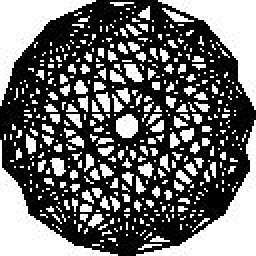
#> input picture test.jpg, 128 x 128 px, given in place of test-circle-frame-64.png, which was not available (shown 2 times larger)
$ python main.py
#> lines starting #> are read from the running program, lines starting #| are printed output that depends on the picture; pictures that were not available may be replaced by others from this repository, and a replacement may not be noted
### init.py
import numpy as np
import random
#import sys
#np.set_printoptions(threshold=sys.maxsize)
def initialize_population(num_induviduals: int, lines: int, pins: int):
    # N lines result in N+1 elements
    # Generate 2d numpy array with of containg induviduals of length lines+1
    population = np.random.randint(0, pins, size=(num_induviduals,lines+1))
    # Check if two consecutive elements are equal: if so generate new element till it is false
    for i in range(num_induviduals):
        for j in range(lines+1):
            while population[i][j] == population[i][j-1]:
                population[i][j] = random.randrange(pins)
    return population

#print(initialize_population(num_induviduals=3, lines=4, pins=5))

### fit.py
import numpy as np
from skimage.metrics import structural_similarity as ssim
from draw import draw_strings

def fit(population, image, pins_xy, line_color, line_thickness):

    fitness = np.zeros((len(population)), dtype=np.double)

    string_images = draw_strings(image.shape, pins_xy, population, line_color, line_thickness)

    for i, img in enumerate(string_images):
        fitness[i] = ssim(image, img)

    return fitness

### draw.py
import cv2 as cv
import numpy as np

def draw(individual, line_color, line_thickness, pins_xy, image_shape):

    string_image = np.full(image_shape, 255, dtype=np.uint8)
    for j in range(1, len(individual)): # posibly add back -1
        cv.line(string_image, pins_xy[individual[j-1]], pins_xy[individual[j]], color=line_color, thickness=line_thickness, lineType=cv.LINE_AA)
    return string_image


def draw_strings(image_shape, pins_xy, population, line_color, line_thickness):
    (w, h) = image_shape
    population_images = np.zeros(shape=(len(population), w, h), dtype=np.uint8)
    for i, individual in enumerate(population):
        population_images[i] = draw(individual, line_color, line_thickness, pins_xy, image_shape)

    return population_images

### crossover.py
import numpy as np
import sys


np.set_printoptions(threshold=sys.maxsize)
def crossover(population, top_ratio, bottom_ratio, mutation_rate, pins):
    num_induviduals, lines_plus_one = population.shape
    children = np.zeros((num_induviduals, lines_plus_one), dtype=np.int32)

    top_individuals = int(num_induviduals/top_ratio)
    random_bottom_sample = int(num_induviduals/bottom_ratio)

    # Find best induviduals and place in list
    population_top = population[:top_individuals]
    #print('population_top', population_top.shape)

    # Find worst induviduals
    population_bottom = population[top_individuals:]
    #print('population_bottom', population_bottom.shape)
    # Random sample of worst individuals
    random_indices = np.random.permutation(population_bottom.shape[0])
    random_indices = random_indices[:random_bottom_sample]
    #print('population_bottom.shape[0]', population_bottom.shape[0])
    bottom_sample = population_bottom[random_indices]
    #print('bottom_sample', bottom_sample.shape)

    population_final = np.concatenate((population_top, bottom_sample))
    #print('population', population_final.shape, population_final)

    pop_len = len(population_final)
    random_parents_num = np.random.permutation(pop_len)

    non_mutation_rate = (1-mutation_rate)/2


    for i in range(0, num_induviduals, 2):
        par_one = population_final[random_parents_num[i%pop_len]]
        par_two = population_final[random_parents_num[i%pop_len+1]]
        mutation_pins = np.random.randint(0, pins, size=lines_plus_one)
        for j in range(lines_plus_one):
            children[i][j] = np.random.choice([par_one[j], par_two[j], par_one[j]-1], p=[non_mutation_rate, non_mutation_rate, mutation_rate])
            children[i+1][j] = np.random.choice([par_one[j], par_two[j], par_two[j]-1], p=[non_mutation_rate, non_mutation_rate, mutation_rate])


    #print('children', children.shape, children)
    #print(len(population_final))
    #print(num_induviduals)
    return children

### selection.py
import numpy as np

'''
pins = 256
num_induviduals = 1024
lines = 12
population1 = np.random.randint(0, pins, size=(num_induviduals,lines+1))
population2 = np.random.randint(0, pins, size=(num_induviduals,lines+1))
population1_fit = np.random.rand(1,num_induviduals)
population2_fit = np.random.rand(1,num_induviduals)
'''

def selection(population_one, population_two, population_one_fitness, population_two_fitness):

    top_individuals = int(population_one.shape[0]/2)
    random_bottom_sample = int(population_one.shape[0]/2)

# Combine parent and child generations
    population_start = np.concatenate((population_one, population_two))
    #print('population_start', population_start.shape)
    population_start_fitness = np.concatenate((population_one_fitness, population_two_fitness), axis=None)
    #print('population_start_fitness', population_start_fitness)
    #population_start = population_two
    #population_start_fitness = population_two_fitness

    # find index of best fitnesses
    sort_index = population_start_fitness.argsort()
    #print('sort_index', sort_index.shape)

# Sorting from best to worst for total population(Decending order)
    population_sorted = population_start[sort_index[::-1]]
    #print('population_sorted',population_sorted.shape)
    fitness_sorted = population_start_fitness[sort_index[::-1]]
    #print('fitness_sorted', fitness_sorted.shape, fitness_sorted)

# Find best induviduals and place in list
    population_top = population_sorted[:top_individuals]
    #print('population_top', population_top.shape)
    fitness_top = fitness_sorted[:top_individuals]
    #print('fitness_top', fitness_top.shape)

# Find worst induviduals
    population_bottom = population_sorted[top_individuals:]
    #print('population_bottom', population_bottom.shape)
# Random sample of worst individuals
    random_indices = np.random.permutation(population_bottom.shape[0])
    random_indices = random_indices[:random_bottom_sample]
    #print('random indices',  random_indices)
    population_bottom_sample = population_bottom[random_indices]
    #print('population_bottom_sample', population_bottom_sample.shape)
    fitness_bottom = fitness_sorted[top_individuals:]
    #print('fitness_bottom', fitness_bottom.shape)
    fitness_bottom_sample = fitness_bottom[random_indices]
    #print('fitness_bottom_sample', fitness_bottom_sample.shape)

# Combine and return
    fitness_final = np.concatenate((fitness_top, fitness_bottom_sample))
    #print('fitness_final', fitness_final.shape)
    population_final = np.concatenate((population_top, population_bottom_sample))
    #print('population', population_final.shape)
    return population_final, fitness_final

### main.py
from crossover import crossover
from init import initialize_population
import cv2 as cv
from fit import fit
from selection import selection
from draw import draw
import numpy as np
import sys
import time
import math
import imageio

def main():
    np.set_printoptions(threshold=sys.maxsize)


    # NUM_INDUVIDUALS MUST BE power of two
    epoch = 16
    num_individual = 256
    lines = 80
    pins = 96
    top_ratio = 4
    bottom_ratio = 16
    mutation_rate = 0.125
    image_path = 'img/test-circle-frame-64.png'
    out_path_gif = 'C:/Users/jonrodtang/code/cogito/String-Art/out/outgif.gif'
    out_path_png = 'out/out.png'
    first_path_png = 'out/first.png'
    line_thickness = 1
    line_color = (0,0,0)
    gamma = 0.5
    gain = 0.5

    image = cv.imread(image_path)
#> image is the input picture: shape (128, 128, 3); min 0, max 255, mean 108
    contrast_image = np.zeros(image.shape, image.dtype)
    alpha = 3
    beta = 99
    image = cv.convertScaleAbs(image, alpha=alpha, beta=beta)
    image = cv.cvtColor(image, cv.COLOR_RGB2GRAY)
#> image: shape (128, 128)
    cv.imwrite('out/gray.png', image)
    w, h = image.shape
#> w = 128; h = 128
    r = h/2
#> r = 64
    pins_xy = np.zeros(pins, dtype=np.dtype((np.int32, 2)))
    for i in range(pins):
        rad = (i / pins) * 2 * math.pi
        x = (w-1) / 2 + math.cos(rad) * r
        y = (h-1) / 2 + math.sin(rad) * r
        pins_xy[i] = (x,y)

    extra_frames = epoch//2
    images = [0] * epoch


    first_fitness = 0
    print(f'Total epochs:{epoch}')
    print('Epoch:1')
    start_time = time.time()

    init_pop = initialize_population(num_individual, lines, pins)
    fitness_of_pop_init = fit(init_pop, image, pins_xy, line_color, line_thickness)
#> in fit, `fitness = np.zeros((len(population)), dtype=np.double)`: fitness = 256 values from 0 to 0
#> after the loop in fit, `for i, img in enumerate(string_images):`: fitness = 256 values, max 0.173 at index 65, min 0.121 at index 79, mean 0.147
#> fitness_of_pop_init has the same summary as fitness in fit
    first_fitness = fitness_of_pop_init[0]
#> first_fitness = 0.15

    child_gen = crossover(init_pop, top_ratio, bottom_ratio, mutation_rate, pins)
#> in crossover, `pop_len = len(population_final)`: pop_len = 80
#> in crossover, `random_parents_num = np.random.permutation(pop_len)`: random_parents_num = 80 values, max 79 at index 21, min 0 at index 59, mean 39.5
#> after the loop in crossover, `for i in range(0, num_induviduals, 2):`:
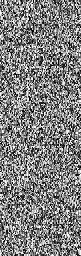
#> children: shape (256, 81) int32; min -1, max 95, mean 47.4; drawn with min black and max white
    fitness_child_gen = fit(child_gen, image, pins_xy, line_color, line_thickness)
#> fitness_child_gen = 256 values, max 0.178 at index 59, min 0.123 at index 119, mean 0.147
    best_pop, new_fitness = selection(init_pop, child_gen, fitness_of_pop_init, fitness_child_gen)
#> in selection, `population_start_fitness = np.concatenate((population_one_fitness, pop..`: population_start_fitness = 512 values, max 0.178 at index 315, min 0.121 at index 79, mean 0.147
#> in selection, `sort_index = population_start_fitness.argsort()`: sort_index = 512 values, max 511 at index 112, min 0 at index 298, mean 255.5
#> in selection, `population_sorted = population_start[sort_index[::-1]]`:
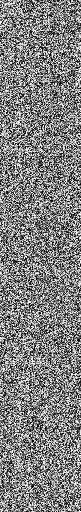
#> population_sorted: shape (512, 81) int64; min -1, max 95, mean 47.5; drawn with min black and max white
#> in selection, `fitness_sorted = population_start_fitness[sort_index[::-1]]`: fitness_sorted = 512 values, max 0.178 at index 0, min 0.121 at index 511, mean 0.147
#> in selection, `population_top = population_sorted[:top_individuals]`:
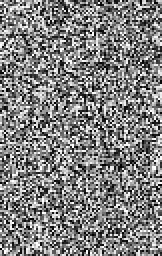
#> population_top: shape (128, 81) int64 (shown 2 times larger); min -1, max 95, mean 47.5; drawn with min black and max white
#> in selection, `fitness_top = fitness_sorted[:top_individuals]`: fitness_top = 128 values, max 0.178 at index 0, min 0.155 at index 127, mean 0.16
#> in selection, `population_bottom_sample = population_bottom[random_indices]`:
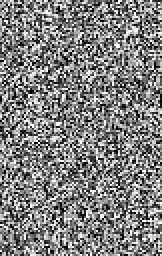
#> population_bottom_sample: shape (128, 81) int64 (shown 2 times larger); min -1, max 95, mean 47.5; drawn with min black and max white
#> in selection, `fitness_bottom = fitness_sorted[top_individuals:]`: fitness_bottom = 384 values, max 0.155 at index 0, min 0.121 at index 383, mean 0.143
#> in selection, `fitness_bottom_sample = fitness_bottom[random_indices]`: fitness_bottom_sample = 128 values, max 0.154 at index 28, min 0.123 at index 81, mean 0.143
#> in selection, `fitness_final = np.concatenate((fitness_top, fitness_bottom_sample))`: fitness_final = 256 values, max 0.178 at index 0, min 0.123 at index 209, mean 0.151
#> new_fitness has the same summary as fitness_final in selection

    string_image = draw(best_pop[0], line_color, line_thickness, pins_xy, image.shape)
    images[0] = string_image
    cv.imwrite(first_path_png, string_image)

    for i in range(1,epoch):
        print(f'Epoch:{i+1}')
        child_gen = crossover(best_pop, top_ratio, bottom_ratio, mutation_rate, pins)
        fitness_child_gen = fit(child_gen, image, pins_xy, line_color, line_thickness)
        best_pop, new_fitness = selection(best_pop, child_gen, new_fitness, fitness_child_gen)

        print(f'Percent improvment:{(new_fitness[0]-first_fitness)/first_fitness*100:.3f}%')
        images[i] = draw(best_pop[0], line_color, line_thickness, pins_xy, image.shape)
#> this loop made 15 passes
#| Percent improvment:20.951%
#| Percent improvment:20.973%
#| Percent improvment:25.276%
#| Percent improvment:25.276%
#| Percent improvment:31.712%
#| Percent improvment:31.712%
#| Percent improvment:31.712%
#| Percent improvment:38.920%
#> (further printed lines are left out)
#> pass 1, in crossover (call 2), `population_final = np.concatenate((population_top, bottom_sample))`:
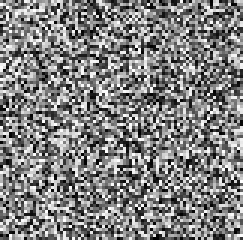
#> population_final: shape (80, 81) int64 (shown 3 times larger); min -1, max 95, mean 47.4; drawn with min black and max white
#> after the loop:
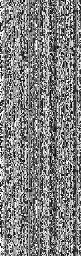
#> child_gen: shape (256, 81) int32; min -3, max 95, mean 46.5; drawn with min black and max white
#> after the loop, images = 16 items; new_fitness = 256 values, max 0.222 at index 0, min 0.141 at index 247, mean 0.183


    print(f'First fitness{first_fitness}')
#| First fitness0.14951830901702465
    print(f'Final fitness{new_fitness[0]}')
#| Final fitness0.22170823251351882
    print(f'Diff:{(new_fitness[0] - first_fitness):.3f}')
#| Diff:0.072
    print(f'Percent improvment:{(new_fitness[0]-first_fitness)/first_fitness*100:.3f}%')
#| Percent improvment:48.282%
    print(f'Time(min):{(time.time()- start_time)/60:.3f}')
    print(f'Time(sec) per epoch:{(time.time()- start_time)/epoch:.3f}')
    cv.imwrite(out_path_png, images[-1])
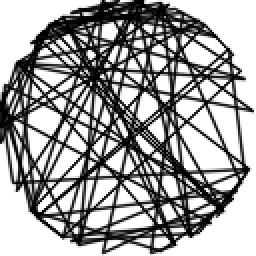
#> saved as out.png: shape (128, 128) (shown 2 times larger); min 0, max 255, mean 159.9
    imageio.mimsave(out_path_gif, images)


if __name__ == '__main__':
    main()
